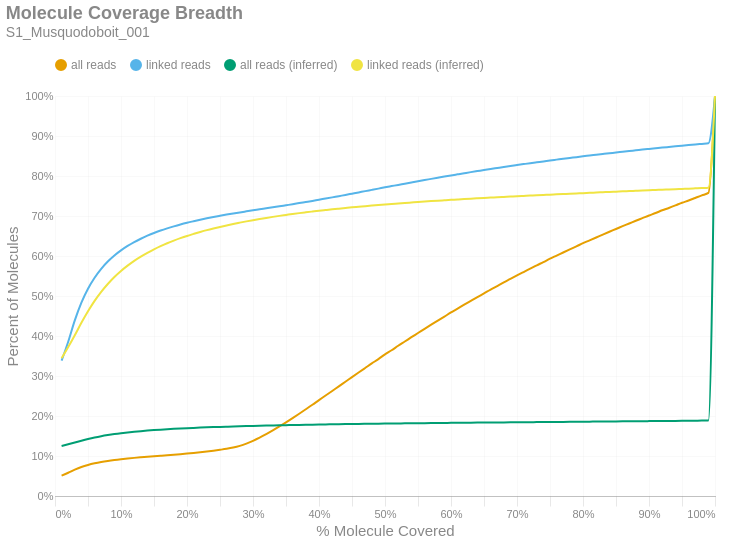

The code cell stored with this chart in its notebook:
### Markdown cell above
### Molecule Read Coverage
This chart shows molecule coverage breadth as computed by the number of bases aligned to that molecule. In other words, "*how much of each unique long molecule is actually sequenced/aligned?*" Keep in mind there is a distinction between sequences and alignments, since some sequences belonging to a particular molecule may not align well and wouldn't appear in the alignment data. This chart also shows molecule coverage breadth as computed by the *inferred fragment* from which the aligned sequences originate. Unlike read coverage, this calculation takes into account the total insert size, including unsequenced gaps between the forward and reverse reads. Like the previous figures, these are cumulative percents.

### Code cell
if SKIPLR:
    print_html(f"Skipped")
else:
    binned_df = consolidated_hist(valids['coverage_bp'], mask, 0.01, True)
    binned_df_inf = consolidated_hist(valids['coverage_inserts'], mask, 0.01, True)
    binned_df = binned_df.with_columns(pl.lit(binned_df_inf['all reads (cumsum)']).alias('all reads (inferred)'))
    binned_df = binned_df.with_columns(pl.lit(binned_df_inf['linked reads (cumsum)']).alias('linked reads (inferred)'))
    binned_df = binned_df.with_columns(
        (pl.col('bin').cast(pl.Float64) + 0.01).alias('right_edge')
    )

    with SafeRender(binned_df):
        (
            density_plot(binned_df, 'Molecule Coverage Breadth', samplename, 'molcov', ['all reads (inferred)','linked reads (inferred)'])
            .encode(
                #x=alt.X('bin:Q', title="% Molecule Covered").axis(format = '%').scale(padding=0),
                x=alt.X('right_edge:Q', title="% Molecule Covered").axis(format='%').scale(padding=0),
                y=alt.Y('value:Q', title='Percent of Molecules')
                    .axis(format='%')
                    .stack(False)
                    .scale(domainMin=0, padding=0),
                color=alt.Color("key:N").scale(domain = ["all reads", "linked reads", "all reads (inferred)", "linked reads (inferred)"]),
                tooltip = [
                    alt.Tooltip("key:N", title = "Data Type"),
                    alt.Tooltip("range_label:N", title="% Molecule Covered"),
                    alt.Tooltip("value:Q", format = ".2%", title="% Molecules")
                ]
            )
        ).display()

### Figure 1 — Vega-Lite specification as saved in the notebook (floating-point values rounded to 4 significant figures)
{"width": "container", "height": 400, "config": {"title": {"anchor": "start", "dy": -15, "fontSize": 18, "color": "#888888", "subtitleColor": "#888888", "subtitleFontSize": 14}, "arc": {"fill": "#0072B2"}, "axis": {"domainColor": "#888888", "domainWidth": 0.5, "gridWidth": 0.2, "grid": false, "titleFontWeight": 400, "titleFontSize": 15, "labelFontSize": 11, "labelColor": "#888888", "tickColor": "#888888", "tickWidth": 0.2, "titleColor": "#888888"}, "axisBand": {"grid": false}, "axisX": {"grid": true, "tickSize": 10, "domainCap": "round"}, "axisY": {"domain": false, "grid": true, "tickSize": 0, "domainCap": "round"}, "background": "transparent", "header": {"labelFontSize": 15, "labelColor": "#888888", "titleFontSize": 15, "titleFontWeight": 600, "titleColor": "#888888"}, "legend": {"labelFont": "sans-serif", "labelFontSize": 12, "labelColor": "#888888", "symbolSize": 100, "symbolType": "circle", "titleFontSize": 12, "titlePadding": 10, "titleColor": "#888888", "title": null, "orient": "top"}, "range": {"category": ["#E69F00", "#56B4E9", "#009E73", "#F0E442", "#0072B2", "#D55E00", "#CC79A7", "#000000"], "diverging": ["#cfe8f3", "#a2d4ec", "#73bfe2", "#46abdb", "#1696d2", "#12719e"]}, "area": {"fill": "#0072B2", "fillOpacity": 0.7, "line": true, "strokeOpacity": 0.7}, "line": {"color": "#0072B2", "stroke": "#0072B2", "strokeWidth": 2}, "trail": {"color": "#0072B2", "stroke": "#0072B2", "strokeWidth": 0, "size": 1}, "point": {"filled": true, "fillOpacity": 1.0, "size": 95}, "text": {"color": "#888888", "fontSize": 11, "align": "right", "fontWeight": 400, "size": 11}, "bar": {"fill": "#0072B2", "stroke": null}, "view": {"stroke": null, "continuousWidth": 660, "continuousHeight": 400}}, "data": {"name": "data-9f0ebe254782b583df3753325326068a"}, "mark": {"type": "line", "interpolate": "monotone", "point": {"opacity": 0, "size": 275}}, "encoding": {"color": {"field": "key", "scale": {"domain": ["all reads", "linked reads", "all reads (inferred)", "linked reads (inferred)"]}, "type": "nominal"}, "tooltip": [{"field": "key", "title": "Data Type", "type": "nominal"}, {"field": "range_label", "title": "% Molecule Covered", "type": "nominal"}, {"field": "value", "format": ".2%", "title": "% Molecules", "type": "quantitative"}], "x": {"axis": {"format": "%"}, "field": "right_edge", "scale": {"padding": 0}, "title": "% Molecule Covered", "type": "quantitative"}, "y": {"axis": {"format": "%"}, "field": "value", "scale": {"domainMin": 0, "padding": 0}, "stack": false, "title": "Percent of Molecules", "type": "quantitative"}}, "params": [{"name": "param_c36ac31b6afebe62", "select": {"type": "point", "fields": ["key"]}, "bind": "legend"}], "title": {"text": "Molecule Coverage Breadth", "subtitle": "S1_Musquodoboit_001"}, "transform": [{"fold": ["all reads (cumsum)", "linked reads (cumsum)", "all reads (inferred)", "linked reads (inferred)"]}, {"calculate": "replace(datum.key, ' (cumsum)', '')", "as": "key"}, {"filter": {"param": "param_c36ac31b6afebe62"}}], "usermeta": {"embedOptions": {"downloadFileName": "S1_Musquodoboit_001.molcov"}}, "$schema": "https://vega.github.io/schema/vega-lite/v6.1.0.json", "datasets": {"data-9f0ebe254782b583df3753325326068a": [{"bin": "0.0", "interval": "0.0-0.01", "all reads": 0.0509, "linked reads": 0.3383, "all reads (cumsum)": 0.0509, "linked reads (cumsum)": 0.3383, "range_label": "0.0-0.01", "all reads (inferred)": 0.1251, "linked reads (inferred)": 0.3443, "right_edge": 0.01}, {"bin": "0.01", "interval": "0.01-0.02", "all reads": 0.007136, "linked reads": 0.0474, "all reads (cumsum)": 0.05804, "linked reads (cumsum)": 0.3857, "range_label": "0.01-0.02", "all reads (inferred)": 0.1293, "linked reads (inferred)": 0.3723, "right_edge": 0.02}, {"bin": "0.02", "interval": "0.02-0.03", "all reads": 0.007856, "linked reads": 0.05328, "all reads (cumsum)": 0.06589, "linked reads (cumsum)": 0.439, "range_label": "0.02-0.03", "all reads (inferred)": 0.1337, "linked reads (inferred)": 0.4019, "right_edge": 0.03}, {"bin": "0.03", "interval": "0.03-0.04", "all reads": 0.006592, "linked reads": 0.04443, "all reads (cumsum)": 0.07248, "linked reads (cumsum)": 0.4834, "range_label": "0.03-0.04", "all reads (inferred)": 0.1382, "linked reads (inferred)": 0.433, "right_edge": 0.04}, {"bin": "0.04", "interval": "0.04-0.05", "all reads": 0.005145, "linked reads": 0.03477, "all reads (cumsum)": 0.07763, "linked reads (cumsum)": 0.5182, "range_label": "0.04-0.05", "all reads (inferred)": 0.1425, "linked reads (inferred)": 0.4618, "right_edge": 0.05}, {"bin": "0.05", "interval": "0.05-0.06", "all reads": 0.004094, "linked reads": 0.02743, "all reads (cumsum)": 0.08172, "linked reads (cumsum)": 0.5456, "range_label": "0.05-0.06", "all reads (inferred)": 0.1462, "linked reads (inferred)": 0.4879, "right_edge": 0.06}, {"bin": "0.06", "interval": "0.06-0.07", "all reads": 0.003325, "linked reads": 0.02226, "all reads (cumsum)": 0.08505, "linked reads (cumsum)": 0.5679, "range_label": "0.06-0.07", "all reads (inferred)": 0.1495, "linked reads (inferred)": 0.5105, "right_edge": 0.07}, {"bin": "0.07", "interval": "0.07-0.08", "all reads": 0.002731, "linked reads": 0.01828, "all reads (cumsum)": 0.08778, "linked reads (cumsum)": 0.5862, "range_label": "0.07-0.08", "all reads (inferred)": 0.1523, "linked reads (inferred)": 0.5301, "right_edge": 0.08}, {"bin": "0.08", "interval": "0.08-0.09", "all reads": 0.002289, "linked reads": 0.01511, "all reads (cumsum)": 0.09007, "linked reads (cumsum)": 0.6013, "range_label": "0.08-0.09", "all reads (inferred)": 0.1548, "linked reads (inferred)": 0.5475, "right_edge": 0.09}, {"bin": "0.09", "interval": "0.09-0.1", "all reads": 0.001965, "linked reads": 0.01271, "all reads (cumsum)": 0.09203, "linked reads (cumsum)": 0.614, "range_label": "0.09-0.1", "all reads (inferred)": 0.157, "linked reads (inferred)": 0.5626, "right_edge": 0.1}, {"bin": "0.1", "interval": "0.1-0.11", "all reads": 0.001741, "linked reads": 0.01109, "all reads (cumsum)": 0.09377, "linked reads (cumsum)": 0.6251, "range_label": "0.1-0.11", "all reads (inferred)": 0.1589, "linked reads (inferred)": 0.5758, "right_edge": 0.11}, {"bin": "0.11", "interval": "0.11-0.12", "all reads": 0.00155, "linked reads": 0.00972, "all reads (cumsum)": 0.09532, "linked reads (cumsum)": 0.6348, "range_label": "0.11-0.12", "all reads (inferred)": 0.1606, "linked reads (inferred)": 0.5879, "right_edge": 0.12}, {"bin": "0.12", "interval": "0.12-0.13", "all reads": 0.001384, "linked reads": 0.00832, "all reads (cumsum)": 0.09671, "linked reads (cumsum)": 0.6431, "range_label": "0.12-0.13", "all reads (inferred)": 0.1621, "linked reads (inferred)": 0.5984, "right_edge": 0.13}, {"bin": "0.13", "interval": "0.13-0.14", "all reads": 0.00131, "linked reads": 0.007622, "all reads (cumsum)": 0.09802, "linked reads (cumsum)": 0.6508, "range_label": "0.13-0.14", "all reads (inferred)": 0.1634, "linked reads (inferred)": 0.6079, "right_edge": 0.14}, {"bin": "0.14", "interval": "0.14-0.15", "all reads": 0.001247, "linked reads": 0.006824, "all reads (cumsum)": 0.09926, "linked reads (cumsum)": 0.6576, "range_label": "0.14-0.15", "all reads (inferred)": 0.1647, "linked reads (inferred)": 0.6166, "right_edge": 0.15}, {"bin": "0.15", "interval": "0.15-0.16", "all reads": 0.001217, "linked reads": 0.006017, "all reads (cumsum)": 0.1005, "linked reads (cumsum)": 0.6636, "range_label": "0.15-0.16", "all reads (inferred)": 0.1659, "linked reads (inferred)": 0.6246, "right_edge": 0.16}, {"bin": "0.16", "interval": "0.16-0.17", "all reads": 0.00125, "linked reads": 0.005402, "all reads (cumsum)": 0.1017, "linked reads (cumsum)": 0.669, "range_label": "0.16-0.17", "all reads (inferred)": 0.1669, "linked reads (inferred)": 0.6319, "right_edge": 0.17}, {"bin": "0.17", "interval": "0.17-0.18", "all reads": 0.001341, "linked reads": 0.005019, "all reads (cumsum)": 0.1031, "linked reads (cumsum)": 0.674, "range_label": "0.17-0.18", "all reads (inferred)": 0.1678, "linked reads (inferred)": 0.6384, "right_edge": 0.18}, {"bin": "0.18", "interval": "0.18-0.19", "all reads": 0.001429, "linked reads": 0.004678, "all reads (cumsum)": 0.1045, "linked reads (cumsum)": 0.6787, "range_label": "0.18-0.19", "all reads (inferred)": 0.1687, "linked reads (inferred)": 0.6445, "right_edge": 0.19}, {"bin": "0.19", "interval": "0.19-0.2", "all reads": 0.001548, "linked reads": 0.004302, "all reads (cumsum)": 0.106, "linked reads (cumsum)": 0.683, "range_label": "0.19-0.2", "all reads (inferred)": 0.1695, "linked reads (inferred)": 0.6502, "right_edge": 0.2}, {"bin": "0.2", "interval": "0.2-0.21", "all reads": 0.001628, "linked reads": 0.003931, "all reads (cumsum)": 0.1077, "linked reads (cumsum)": 0.6869, "range_label": "0.2-0.21", "all reads (inferred)": 0.1703, "linked reads (inferred)": 0.6552, "right_edge": 0.21}, {"bin": "0.21", "interval": "0.21-0.22", "all reads": 0.001758, "linked reads": 0.003777, "all reads (cumsum)": 0.1094, "linked reads (cumsum)": 0.6907, "range_label": "0.21-0.22", "all reads (inferred)": 0.171, "linked reads (inferred)": 0.6601, "right_edge": 0.22}, {"bin": "0.22", "interval": "0.22-0.23", "all reads": 0.0019, "linked reads": 0.003512, "all reads (cumsum)": 0.1113, "linked reads (cumsum)": 0.6942, "range_label": "0.22-0.23", "all reads (inferred)": 0.1716, "linked reads (inferred)": 0.6647, "right_edge": 0.23}, {"bin": "0.23", "interval": "0.23-0.24", "all reads": 0.002001, "linked reads": 0.003279, "all reads (cumsum)": 0.1133, "linked reads (cumsum)": 0.6975, "range_label": "0.23-0.24", "all reads (inferred)": 0.1722, "linked reads (inferred)": 0.6688, "right_edge": 0.24}, {"bin": "0.24", "interval": "0.24-0.25", "all reads": 0.002173, "linked reads": 0.003038, "all reads (cumsum)": 0.1155, "linked reads (cumsum)": 0.7005, "range_label": "0.24-0.25", "all reads (inferred)": 0.1728, "linked reads (inferred)": 0.6727, "right_edge": 0.25}, {"bin": "0.25", "interval": "0.25-0.26", "all reads": 0.002398, "linked reads": 0.00295, "all reads (cumsum)": 0.1179, "linked reads (cumsum)": 0.7035, "range_label": "0.25-0.26", "all reads (inferred)": 0.1733, "linked reads (inferred)": 0.6765, "right_edge": 0.26}, {"bin": "0.26", "interval": "0.26-0.27", "all reads": 0.003117, "linked reads": 0.002858, "all reads (cumsum)": 0.121, "linked reads (cumsum)": 0.7063, "range_label": "0.26-0.27", "all reads (inferred)": 0.1738, "linked reads (inferred)": 0.6801, "right_edge": 0.27}, {"bin": "0.27", "interval": "0.27-0.28", "all reads": 0.004298, "linked reads": 0.00268, "all reads (cumsum)": 0.1253, "linked reads (cumsum)": 0.709, "range_label": "0.27-0.28", "all reads (inferred)": 0.1743, "linked reads (inferred)": 0.6834, "right_edge": 0.28}, {"bin": "0.28", "interval": "0.28-0.29", "all reads": 0.005712, "linked reads": 0.002577, "all reads (cumsum)": 0.131, "linked reads (cumsum)": 0.7116, "range_label": "0.28-0.29", "all reads (inferred)": 0.1748, "linked reads (inferred)": 0.6866, "right_edge": 0.29}, {"bin": "0.29", "interval": "0.29-0.3", "all reads": 0.006965, "linked reads": 0.002563, "all reads (cumsum)": 0.138, "linked reads (cumsum)": 0.7142, "range_label": "0.29-0.3", "all reads (inferred)": 0.1752, "linked reads (inferred)": 0.6896, "right_edge": 0.3}, {"bin": "0.3", "interval": "0.3-0.31", "all reads": 0.007853, "linked reads": 0.002474, "all reads (cumsum)": 0.1459, "linked reads (cumsum)": 0.7166, "range_label": "0.3-0.31", "all reads (inferred)": 0.1757, "linked reads (inferred)": 0.6925, "right_edge": 0.31}, {"bin": "0.31", "interval": "0.31-0.32", "all reads": 0.008715, "linked reads": 0.002522, "all reads (cumsum)": 0.1546, "linked reads (cumsum)": 0.7192, "range_label": "0.31-0.32", "all reads (inferred)": 0.1761, "linked reads (inferred)": 0.6952, "right_edge": 0.32}, {"bin": "0.32", "interval": "0.32-0.33", "all reads": 0.009452, "linked reads": 0.0025, "all reads (cumsum)": 0.164, "linked reads (cumsum)": 0.7217, "range_label": "0.32-0.33", "all reads (inferred)": 0.1764, "linked reads (inferred)": 0.6978, "right_edge": 0.33}, {"bin": "0.33", "interval": "0.33-0.34", "all reads": 0.009852, "linked reads": 0.002527, "all reads (cumsum)": 0.1739, "linked reads (cumsum)": 0.7242, "range_label": "0.33-0.34", "all reads (inferred)": 0.1768, "linked reads (inferred)": 0.7003, "right_edge": 0.34}, {"bin": "0.34", "interval": "0.34-0.35", "all reads": 0.01025, "linked reads": 0.002651, "all reads (cumsum)": 0.1841, "linked reads (cumsum)": 0.7268, "range_label": "0.34-0.35", "all reads (inferred)": 0.1771, "linked reads (inferred)": 0.7027, "right_edge": 0.35}, {"bin": "0.35", "interval": "0.35-0.36", "all reads": 0.01066, "linked reads": 0.002623, "all reads (cumsum)": 0.1948, "linked reads (cumsum)": 0.7295, "range_label": "0.35-0.36", "all reads (inferred)": 0.1775, "linked reads (inferred)": 0.705, "right_edge": 0.36}, {"bin": "0.36", "interval": "0.36-0.37", "all reads": 0.01092, "linked reads": 0.002787, "all reads (cumsum)": 0.2057, "linked reads (cumsum)": 0.7322, "range_label": "0.36-0.37", "all reads (inferred)": 0.1778, "linked reads (inferred)": 0.7072, "right_edge": 0.37}, {"bin": "0.37", "interval": "0.37-0.38", "all reads": 0.01114, "linked reads": 0.002724, "all reads (cumsum)": 0.2168, "linked reads (cumsum)": 0.735, "range_label": "0.37-0.38", "all reads (inferred)": 0.1781, "linked reads (inferred)": 0.7092, "right_edge": 0.38}, {"bin": "0.38", "interval": "0.38-0.39", "all reads": 0.01127, "linked reads": 0.002749, "all reads (cumsum)": 0.2281, "linked reads (cumsum)": 0.7377, "range_label": "0.38-0.39", "all reads (inferred)": 0.1784, "linked reads (inferred)": 0.7112, "right_edge": 0.39}, {"bin": "0.39", "interval": "0.39-0.4", "all reads": 0.01166, "linked reads": 0.003025, "all reads (cumsum)": 0.2398, "linked reads (cumsum)": 0.7407, "range_label": "0.39-0.4", "all reads (inferred)": 0.1787, "linked reads (inferred)": 0.7131, "right_edge": 0.4}, {"bin": "0.4", "interval": "0.4-0.41", "all reads": 0.01136, "linked reads": 0.002839, "all reads (cumsum)": 0.2511, "linked reads (cumsum)": 0.7436, "range_label": "0.4-0.41", "all reads (inferred)": 0.1789, "linked reads (inferred)": 0.7149, "right_edge": 0.41}, {"bin": "0.41", "interval": "0.41-0.42", "all reads": 0.0115, "linked reads": 0.002977, "all reads (cumsum)": 0.2626, "linked reads (cumsum)": 0.7466, "range_label": "0.41-0.42", "all reads (inferred)": 0.1792, "linked reads (inferred)": 0.7167, "right_edge": 0.42}, {"bin": "0.42", "interval": "0.42-0.43", "all reads": 0.0116, "linked reads": 0.003081, "all reads (cumsum)": 0.2742, "linked reads (cumsum)": 0.7496, "range_label": "0.42-0.43", "all reads (inferred)": 0.1795, "linked reads (inferred)": 0.7184, "right_edge": 0.43}, {"bin": "0.43", "interval": "0.43-0.44", "all reads": 0.01147, "linked reads": 0.002985, "all reads (cumsum)": 0.2857, "linked reads (cumsum)": 0.7526, "range_label": "0.43-0.44", "all reads (inferred)": 0.1797, "linked reads (inferred)": 0.7201, "right_edge": 0.44}, {"bin": "0.44", "interval": "0.44-0.45", "all reads": 0.01151, "linked reads": 0.003171, "all reads (cumsum)": 0.2972, "linked reads (cumsum)": 0.7558, "range_label": "0.44-0.45", "all reads (inferred)": 0.18, "linked reads (inferred)": 0.7217, "right_edge": 0.45}, {"bin": "0.45", "interval": "0.45-0.46", "all reads": 0.01146, "linked reads": 0.003172, "all reads (cumsum)": 0.3087, "linked reads (cumsum)": 0.759, "range_label": "0.45-0.46", "all reads (inferred)": 0.1802, "linked reads (inferred)": 0.7232, "right_edge": 0.46}, {"bin": "0.46", "interval": "0.46-0.47", "all reads": 0.01141, "linked reads": 0.003207, "all reads (cumsum)": 0.3201, "linked reads (cumsum)": 0.7622, "range_label": "0.46-0.47", "all reads (inferred)": 0.1804, "linked reads (inferred)": 0.7247, "right_edge": 0.47}, {"bin": "0.47", "interval": "0.47-0.48", "all reads": 0.01139, "linked reads": 0.003137, "all reads (cumsum)": 0.3315, "linked reads (cumsum)": 0.7653, "range_label": "0.47-0.48", "all reads (inferred)": 0.1806, "linked reads (inferred)": 0.7261, "right_edge": 0.48}, {"bin": "0.48", "interval": "0.48-0.49", "all reads": 0.01086, "linked reads": 0.003165, "all reads (cumsum)": 0.3423, "linked reads (cumsum)": 0.7685, "range_label": "0.48-0.49", "all reads (inferred)": 0.1808, "linked reads (inferred)": 0.7275, "right_edge": 0.49}, {"bin": "0.49", "interval": "0.49-0.5", "all reads": 0.01193, "linked reads": 0.003232, "all reads (cumsum)": 0.3542, "linked reads (cumsum)": 0.7717, "range_label": "0.49-0.5", "all reads (inferred)": 0.181, "linked reads (inferred)": 0.7289, "right_edge": 0.5}, {"bin": "0.5", "interval": "0.5-0.51", "all reads": 0.01007, "linked reads": 0.003041, "all reads (cumsum)": 0.3643, "linked reads (cumsum)": 0.7747, "range_label": "0.5-0.51", "all reads (inferred)": 0.1812, "linked reads (inferred)": 0.7301, "right_edge": 0.51}, {"bin": "0.51", "interval": "0.51-0.52", "all reads": 0.01135, "linked reads": 0.003024, "all reads (cumsum)": 0.3757, "linked reads (cumsum)": 0.7778, "range_label": "0.51-0.52", "all reads (inferred)": 0.1814, "linked reads (inferred)": 0.7313, "right_edge": 0.52}, {"bin": "0.52", "interval": "0.52-0.53", "all reads": 0.01058, "linked reads": 0.003096, "all reads (cumsum)": 0.3862, "linked reads (cumsum)": 0.7809, "range_label": "0.52-0.53", "all reads (inferred)": 0.1816, "linked reads (inferred)": 0.7326, "right_edge": 0.53}, {"bin": "0.53", "interval": "0.53-0.54", "all reads": 0.01074, "linked reads": 0.003051, "all reads (cumsum)": 0.397, "linked reads (cumsum)": 0.7839, "range_label": "0.53-0.54", "all reads (inferred)": 0.1818, "linked reads (inferred)": 0.7338, "right_edge": 0.54}, {"bin": "0.54", "interval": "0.54-0.55", "all reads": 0.01047, "linked reads": 0.003017, "all reads (cumsum)": 0.4075, "linked reads (cumsum)": 0.7869, "range_label": "0.54-0.55", "all reads (inferred)": 0.182, "linked reads (inferred)": 0.735, "right_edge": 0.55}, {"bin": "0.55", "interval": "0.55-0.56", "all reads": 0.01057, "linked reads": 0.002906, "all reads (cumsum)": 0.418, "linked reads (cumsum)": 0.7898, "range_label": "0.55-0.56", "all reads (inferred)": 0.1822, "linked reads (inferred)": 0.7362, "right_edge": 0.56}, {"bin": "0.56", "interval": "0.56-0.57", "all reads": 0.01039, "linked reads": 0.002938, "all reads (cumsum)": 0.4284, "linked reads (cumsum)": 0.7928, "range_label": "0.56-0.57", "all reads (inferred)": 0.1823, "linked reads (inferred)": 0.7373, "right_edge": 0.57}, {"bin": "0.57", "interval": "0.57-0.58", "all reads": 0.01005, "linked reads": 0.002925, "all reads (cumsum)": 0.4385, "linked reads (cumsum)": 0.7957, "range_label": "0.57-0.58", "all reads (inferred)": 0.1825, "linked reads (inferred)": 0.7384, "right_edge": 0.58}, {"bin": "0.58", "interval": "0.58-0.59", "all reads": 0.01011, "linked reads": 0.002903, "all reads (cumsum)": 0.4486, "linked reads (cumsum)": 0.7986, "range_label": "0.58-0.59", "all reads (inferred)": 0.1827, "linked reads (inferred)": 0.7394, "right_edge": 0.59}, {"bin": "0.59", "interval": "0.59-0.6", "all reads": 0.01021, "linked reads": 0.002837, "all reads (cumsum)": 0.4588, "linked reads (cumsum)": 0.8014, "range_label": "0.59-0.6", "all reads (inferred)": 0.1828, "linked reads (inferred)": 0.7404, "right_edge": 0.6}, {"bin": "0.6", "interval": "0.6-0.61", "all reads": 0.009581, "linked reads": 0.002749, "all reads (cumsum)": 0.4684, "linked reads (cumsum)": 0.8042, "range_label": "0.6-0.61", "all reads (inferred)": 0.183, "linked reads (inferred)": 0.7414, "right_edge": 0.61}, {"bin": "0.61", "interval": "0.61-0.62", "all reads": 0.009894, "linked reads": 0.002741, "all reads (cumsum)": 0.4783, "linked reads (cumsum)": 0.8069, "range_label": "0.61-0.62", "all reads (inferred)": 0.1832, "linked reads (inferred)": 0.7424, "right_edge": 0.62}, {"bin": "0.62", "interval": "0.62-0.63", "all reads": 0.009536, "linked reads": 0.002723, "all reads (cumsum)": 0.4878, "linked reads (cumsum)": 0.8097, "range_label": "0.62-0.63", "all reads (inferred)": 0.1833, "linked reads (inferred)": 0.7434, "right_edge": 0.63}, {"bin": "0.63", "interval": "0.63-0.64", "all reads": 0.009468, "linked reads": 0.002573, "all reads (cumsum)": 0.4973, "linked reads (cumsum)": 0.8122, "range_label": "0.63-0.64", "all reads (inferred)": 0.1835, "linked reads (inferred)": 0.7443, "right_edge": 0.64}, {"bin": "0.64", "interval": "0.64-0.65", "all reads": 0.00924, "linked reads": 0.002539, "all reads (cumsum)": 0.5065, "linked reads (cumsum)": 0.8148, "range_label": "0.64-0.65", "all reads (inferred)": 0.1836, "linked reads (inferred)": 0.7452, "right_edge": 0.65}, {"bin": "0.65", "interval": "0.65-0.66", "all reads": 0.009487, "linked reads": 0.002652, "all reads (cumsum)": 0.516, "linked reads (cumsum)": 0.8174, "range_label": "0.65-0.66", "all reads (inferred)": 0.1838, "linked reads (inferred)": 0.746, "right_edge": 0.66}, {"bin": "0.66", "interval": "0.66-0.67", "all reads": 0.008953, "linked reads": 0.002518, "all reads (cumsum)": 0.525, "linked reads (cumsum)": 0.8199, "range_label": "0.66-0.67", "all reads (inferred)": 0.1839, "linked reads (inferred)": 0.7469, "right_edge": 0.67}, {"bin": "0.67", "interval": "0.67-0.68", "all reads": 0.00901, "linked reads": 0.002515, "all reads (cumsum)": 0.534, "linked reads (cumsum)": 0.8225, "range_label": "0.67-0.68", "all reads (inferred)": 0.1841, "linked reads (inferred)": 0.7477, "right_edge": 0.68}, {"bin": "0.68", "interval": "0.68-0.69", "all reads": 0.008655, "linked reads": 0.002468, "all reads (cumsum)": 0.5426, "linked reads (cumsum)": 0.8249, "range_label": "0.68-0.69", "all reads (inferred)": 0.1842, "linked reads (inferred)": 0.7486, "right_edge": 0.69}, {"bin": "0.69", "interval": "0.69-0.7", "all reads": 0.008789, "linked reads": 0.002406, "all reads (cumsum)": 0.5514, "linked reads (cumsum)": 0.8273, "range_label": "0.69-0.7", "all reads (inferred)": 0.1843, "linked reads (inferred)": 0.7494, "right_edge": 0.7}, {"bin": "0.7", "interval": "0.7-0.71", "all reads": 0.008472, "linked reads": 0.002389, "all reads (cumsum)": 0.5599, "linked reads (cumsum)": 0.8297, "range_label": "0.7-0.71", "all reads (inferred)": 0.1845, "linked reads (inferred)": 0.7502, "right_edge": 0.71}, {"bin": "0.71", "interval": "0.71-0.72", "all reads": 0.008379, "linked reads": 0.002363, "all reads (cumsum)": 0.5683, "linked reads (cumsum)": 0.8321, "range_label": "0.71-0.72", "all reads (inferred)": 0.1846, "linked reads (inferred)": 0.751, "right_edge": 0.72}, {"bin": "0.72", "interval": "0.72-0.73", "all reads": 0.00843, "linked reads": 0.002229, "all reads (cumsum)": 0.5767, "linked reads (cumsum)": 0.8343, "range_label": "0.72-0.73", "all reads (inferred)": 0.1848, "linked reads (inferred)": 0.7518, "right_edge": 0.73}, {"bin": "0.73", "interval": "0.73-0.74", "all reads": 0.008065, "linked reads": 0.002193, "all reads (cumsum)": 0.5848, "linked reads (cumsum)": 0.8365, "range_label": "0.73-0.74", "all reads (inferred)": 0.1849, "linked reads (inferred)": 0.7526, "right_edge": 0.74}, {"bin": "0.74", "interval": "0.74-0.75", "all reads": 0.008499, "linked reads": 0.002322, "all reads (cumsum)": 0.5933, "linked reads (cumsum)": 0.8388, "range_label": "0.74-0.75", "all reads (inferred)": 0.185, "linked reads (inferred)": 0.7533, "right_edge": 0.75}, {"bin": "0.75", "interval": "0.75-0.76", "all reads": 0.007733, "linked reads": 0.002129, "all reads (cumsum)": 0.601, "linked reads (cumsum)": 0.841, "range_label": "0.75-0.76", "all reads (inferred)": 0.1852, "linked reads (inferred)": 0.7541, "right_edge": 0.76}, {"bin": "0.76", "interval": "0.76-0.77", "all reads": 0.007786, "linked reads": 0.002138, "all reads (cumsum)": 0.6088, "linked reads (cumsum)": 0.8431, "range_label": "0.76-0.77", "all reads (inferred)": 0.1853, "linked reads (inferred)": 0.7548, "right_edge": 0.77}, {"bin": "0.77", "interval": "0.77-0.78", "all reads": 0.007721, "linked reads": 0.002067, "all reads (cumsum)": 0.6165, "linked reads (cumsum)": 0.8452, "range_label": "0.77-0.78", "all reads (inferred)": 0.1854, "linked reads (inferred)": 0.7555, "right_edge": 0.78}, {"bin": "0.78", "interval": "0.78-0.79", "all reads": 0.007603, "linked reads": 0.001924, "all reads (cumsum)": 0.6241, "linked reads (cumsum)": 0.8471, "range_label": "0.78-0.79", "all reads (inferred)": 0.1856, "linked reads (inferred)": 0.7563, "right_edge": 0.79}, {"bin": "0.79", "interval": "0.79-0.8", "all reads": 0.007918, "linked reads": 0.00215, "all reads (cumsum)": 0.632, "linked reads (cumsum)": 0.8492, "range_label": "0.79-0.8", "all reads (inferred)": 0.1857, "linked reads (inferred)": 0.7571, "right_edge": 0.8}, {"bin": "0.8", "interval": "0.8-0.81", "all reads": 0.00707, "linked reads": 0.001892, "all reads (cumsum)": 0.6391, "linked reads (cumsum)": 0.8511, "range_label": "0.8-0.81", "all reads (inferred)": 0.1859, "linked reads (inferred)": 0.7578, "right_edge": 0.81}, {"bin": "0.81", "interval": "0.81-0.82", "all reads": 0.007184, "linked reads": 0.001979, "all reads (cumsum)": 0.6463, "linked reads (cumsum)": 0.8531, "range_label": "0.81-0.82", "all reads (inferred)": 0.186, "linked reads (inferred)": 0.7586, "right_edge": 0.82}, {"bin": "0.82", "interval": "0.82-0.83", "all reads": 0.007327, "linked reads": 0.001947, "all reads (cumsum)": 0.6536, "linked reads (cumsum)": 0.855, "range_label": "0.82-0.83", "all reads (inferred)": 0.1862, "linked reads (inferred)": 0.7594, "right_edge": 0.83}, {"bin": "0.83", "interval": "0.83-0.84", "all reads": 0.007108, "linked reads": 0.001898, "all reads (cumsum)": 0.6607, "linked reads (cumsum)": 0.8569, "range_label": "0.83-0.84", "all reads (inferred)": 0.1863, "linked reads (inferred)": 0.7602, "right_edge": 0.84}, {"bin": "0.84", "interval": "0.84-0.85", "all reads": 0.006854, "linked reads": 0.001717, "all reads (cumsum)": 0.6676, "linked reads (cumsum)": 0.8587, "range_label": "0.84-0.85", "all reads (inferred)": 0.1865, "linked reads (inferred)": 0.7609, "right_edge": 0.85}, {"bin": "0.85", "interval": "0.85-0.86", "all reads": 0.006967, "linked reads": 0.001938, "all reads (cumsum)": 0.6745, "linked reads (cumsum)": 0.8606, "range_label": "0.85-0.86", "all reads (inferred)": 0.1866, "linked reads (inferred)": 0.7616, "right_edge": 0.86}, {"bin": "0.86", "interval": "0.86-0.87", "all reads": 0.00673, "linked reads": 0.001858, "all reads (cumsum)": 0.6813, "linked reads (cumsum)": 0.8625, "range_label": "0.86-0.87", "all reads (inferred)": 0.1868, "linked reads (inferred)": 0.7624, "right_edge": 0.87}, {"bin": "0.87", "interval": "0.87-0.88", "all reads": 0.006832, "linked reads": 0.001746, "all reads (cumsum)": 0.6881, "linked reads (cumsum)": 0.8642, "range_label": "0.87-0.88", "all reads (inferred)": 0.1869, "linked reads (inferred)": 0.7631, "right_edge": 0.88}, {"bin": "0.88", "interval": "0.88-0.89", "all reads": 0.006531, "linked reads": 0.001821, "all reads (cumsum)": 0.6946, "linked reads (cumsum)": 0.866, "range_label": "0.88-0.89", "all reads (inferred)": 0.1871, "linked reads (inferred)": 0.7638, "right_edge": 0.89}, {"bin": "0.89", "interval": "0.89-0.9", "all reads": 0.006628, "linked reads": 0.001681, "all reads (cumsum)": 0.7013, "linked reads (cumsum)": 0.8677, "range_label": "0.89-0.9", "all reads (inferred)": 0.1872, "linked reads (inferred)": 0.7645, "right_edge": 0.9}, {"bin": "0.9", "interval": "0.9-0.91", "all reads": 0.006113, "linked reads": 0.001644, "all reads (cumsum)": 0.7074, "linked reads (cumsum)": 0.8693, "range_label": "0.9-0.91", "all reads (inferred)": 0.1873, "linked reads (inferred)": 0.7652, "right_edge": 0.91}, {"bin": "0.91", "interval": "0.91-0.92", "all reads": 0.006906, "linked reads": 0.001656, "all reads (cumsum)": 0.7143, "linked reads (cumsum)": 0.871, "range_label": "0.91-0.92", "all reads (inferred)": 0.1875, "linked reads (inferred)": 0.7658, "right_edge": 0.92}, {"bin": "0.92", "interval": "0.92-0.93", "all reads": 0.005861, "linked reads": 0.001571, "all reads (cumsum)": 0.7201, "linked reads (cumsum)": 0.8726, "range_label": "0.92-0.93", "all reads (inferred)": 0.1876, "linked reads (inferred)": 0.7665, "right_edge": 0.93}, {"bin": "0.93", "interval": "0.93-0.94", "all reads": 0.00628, "linked reads": 0.001561, "all reads (cumsum)": 0.7264, "linked reads (cumsum)": 0.8741, "range_label": "0.93-0.94", "all reads (inferred)": 0.1878, "linked reads (inferred)": 0.7671, "right_edge": 0.94}, {"bin": "0.94", "interval": "0.94-0.95", "all reads": 0.006701, "linked reads": 0.001552, "all reads (cumsum)": 0.7331, "linked reads (cumsum)": 0.8757, "range_label": "0.94-0.95", "all reads (inferred)": 0.188, "linked reads (inferred)": 0.7678, "right_edge": 0.95}, {"bin": "0.95", "interval": "0.95-0.96", "all reads": 0.005542, "linked reads": 0.001553, "all reads (cumsum)": 0.7387, "linked reads (cumsum)": 0.8772, "range_label": "0.95-0.96", "all reads (inferred)": 0.1881, "linked reads (inferred)": 0.7684, "right_edge": 0.96}, {"bin": "0.96", "interval": "0.96-0.97", "all reads": 0.006463, "linked reads": 0.001515, "all reads (cumsum)": 0.7451, "linked reads (cumsum)": 0.8788, "range_label": "0.96-0.97", "all reads (inferred)": 0.1883, "linked reads (inferred)": 0.7692, "right_edge": 0.97}, {"bin": "0.97", "interval": "0.97-0.98", "all reads": 0.0065, "linked reads": 0.001462, "all reads (cumsum)": 0.7516, "linked reads (cumsum)": 0.8802, "range_label": "0.97-0.98", "all reads (inferred)": 0.1885, "linked reads (inferred)": 0.7699, "right_edge": 0.98}, {"bin": "0.98", "interval": "0.98-0.99", "all reads": 0.006075, "linked reads": 0.001459, "all reads (cumsum)": 0.7577, "linked reads (cumsum)": 0.8817, "range_label": "0.98-0.99", "all reads (inferred)": 0.1887, "linked reads (inferred)": 0.7708, "right_edge": 0.99}, {"bin": "0.99", "interval": "0.99-1.0", "all reads": 0.2423, "linked reads": 0.1183, "all reads (cumsum)": 1.0, "linked reads (cumsum)": 1.0, "range_label": "0.99-1.0", "all reads (inferred)": 1.0, "linked reads (inferred)": 1.0, "right_edge": 1.0}]}}
